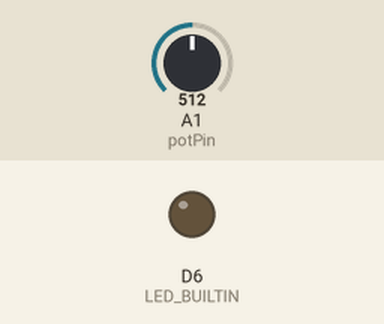
The sketch below on a simulated Arduino MKR. On the bench: output pins drawn as LEDs (lit = HIGH). The inputs (shaded band) are chosen by the test bench; at power-on: A1 (potPin) = 512. WiFi joins after 1.5 s; servers stay silent unless stated; what the sketch prints to the serial monitor is not drawn.

Above: at 0.1 s.
At 2.6 s:
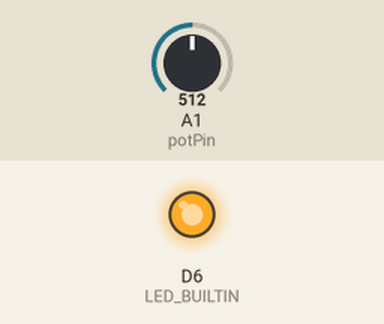
Timing chart, 0 to 4.1 s (numbered marks = the images above):
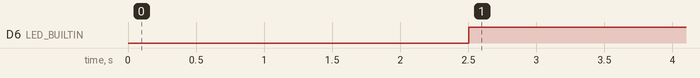

The sketch:

wifiPotSide.ino
```cpp
// based on WiFiWebClient example

#include <SPI.h>
#include <WiFiNINA.h>

const int potPin = A1;
int sensorValue = 0;


char ssid[] = "ArduinoWifiTest";
char pass[] = "arduinowifitest";
// make sure these are the same as in wifiLedSide

int status = WL_IDLE_STATUS;
IPAddress server(192,168,4,1);

// Initialize the Ethernet client library
// with the IP address and port of the server
// that you want to connect to (port 80 is default for HTTP):
WiFiClient client;

void setup() {
  // Use built in led to indicate connection status (might be delayed)
  // On:Connected, Blinking:Connecting
  pinMode(LED_BUILTIN, OUTPUT);

  //Initialize serial and wait for port to open:
  Serial.begin(9600);
//  while (!Serial) {
//    ; // wait for serial port to connect. Needed for native USB port only
//  }

  // check for the WiFi module:
  if (WiFi.status() == WL_NO_MODULE) {
    Serial.println("Communication with WiFi module failed!");
    // don't continue
    while (true);
  }

  String fv = WiFi.firmwareVersion();
  if (fv < WIFI_FIRMWARE_LATEST_VERSION) {
    Serial.println("Please upgrade the firmware");
  }

}

void loop() {
  // check connection statue
  status = WiFi.status();

  // if not connected attempt to connect to WiFi network:
  while (status != WL_CONNECTED) {
    sensorValue = 0;
    Serial.print("Attempting to connect to SSID: ");
    Serial.println(ssid);

    status = WiFi.begin(ssid, pass);

    // wait 1 seconds for connection and blink
    digitalWrite(LED_BUILTIN, LOW);
    delay(1000);
    digitalWrite(LED_BUILTIN, HIGH);
  }
//  Serial.println("Connected to WiFi");
//  printWifiStatus();

  // read voltage on potentiometer
  int sensorReading = map(analogRead(potPin),0,1023,0,255);

  // If the reading changed, send it through WiFi
  if(sensorValue != sensorReading) {
    sensorValue = sensorReading;

    // if you get a connection, report back via serial:
    if (client.connect(server, 80)) {
      // send the sensor reading over WiFi
      client.println(String(sensorValue));
      Serial.println("Sent SensorValue: " + String(sensorValue));
      client.stop();
    }
  }

  delay(30);
}

void printWifiStatus() {
  // print the SSID of the network you're attached to:
  Serial.print("SSID: ");
  Serial.println(WiFi.SSID());

  // print your board's IP address:
  IPAddress ip = WiFi.localIP();
  Serial.print("IP Address: ");
  Serial.println(ip);

  // print the received signal strength:
  long rssi = WiFi.RSSI();
  Serial.print("signal strength (RSSI):");
  Serial.print(rssi);
  Serial.println(" dBm");
}
```

Measured:
- by itself, D6 (LED_BUILTIN): LOW → HIGH at 2.5 s
